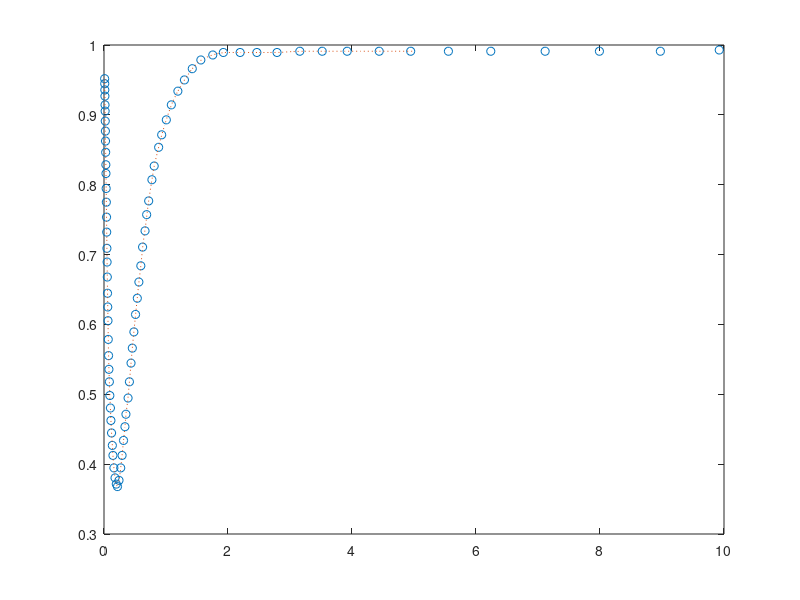

The MATLAB source for this figure: (Note: this script raises an error after producing the figure.)
function fef = merv13
block = [0.01048, 0.95179
0.01186, 0.94464
0.01331, 0.93571
0.01484, 0.92679
0.01666, 0.91429
0.01800, 0.90536
0.02006, 0.89107
0.02253, 0.87679
0.02434, 0.86250
0.02692, 0.84643
0.02999, 0.82857
0.03191, 0.81607
0.03501, 0.79464
0.03783, 0.77500
0.04087, 0.75357
0.04382, 0.73214
0.04698, 0.70893
0.04998, 0.68929
0.05317, 0.66786
0.05700, 0.64464
0.06064, 0.62500
0.06451, 0.60536
0.06863, 0.57857
0.07358, 0.55536
0.07949, 0.53571
0.08655, 0.51786
0.09424, 0.49821
0.10341, 0.48036
0.11173, 0.46250
0.12165, 0.44464
0.13452, 0.42679
0.14422, 0.41250
0.15947, 0.39464
0.17771, 0.38036
0.19804, 0.37143
0.21730, 0.36786
0.24216, 0.37679
0.26986, 0.39464
0.29156, 0.41250
0.31501, 0.43393
0.33772, 0.45357
0.35376, 0.47143
0.38817, 0.49464
0.40977, 0.51786
0.43593, 0.54464
0.45664, 0.56607
0.48205, 0.58929
0.50887, 0.61429
0.53718, 0.63750
0.56270, 0.66071
0.59401, 0.68393
0.62223, 0.71071
0.66196, 0.73393
0.68806, 0.75714
0.72075, 0.77679
0.77271, 0.80714
0.80942, 0.82679
0.88131, 0.85357
0.93035, 0.87143
1.00517, 0.89286
1.08601, 0.91429
1.19165, 0.93393
1.29748, 0.95000
1.42369, 0.96607
1.56217, 0.97857
1.75437, 0.98571
1.92502, 0.98929
2.19556, 0.98929
2.46568, 0.98929
2.79054, 0.98929
3.15820, 0.99107
3.51943, 0.99107
3.92198, 0.99107
4.43871, 0.99107
4.94640, 0.99107
5.55496, 0.99107
6.23839, 0.99107
7.11514, 0.99107
7.99053, 0.99107
8.97362, 0.99107
9.92294, 0.99286
];

D = block(:,1);
eff= block(:,2);
D_ = logspace(log10(.01), log10(5), 100);
eff_ = interp1(D, eff, D_, 'pchip');
figure; plot(D, eff,'o',D_ ,eff_, ':'); logx; legend('merv 13')
fef.D = D_; fef.ef = eff_;

return